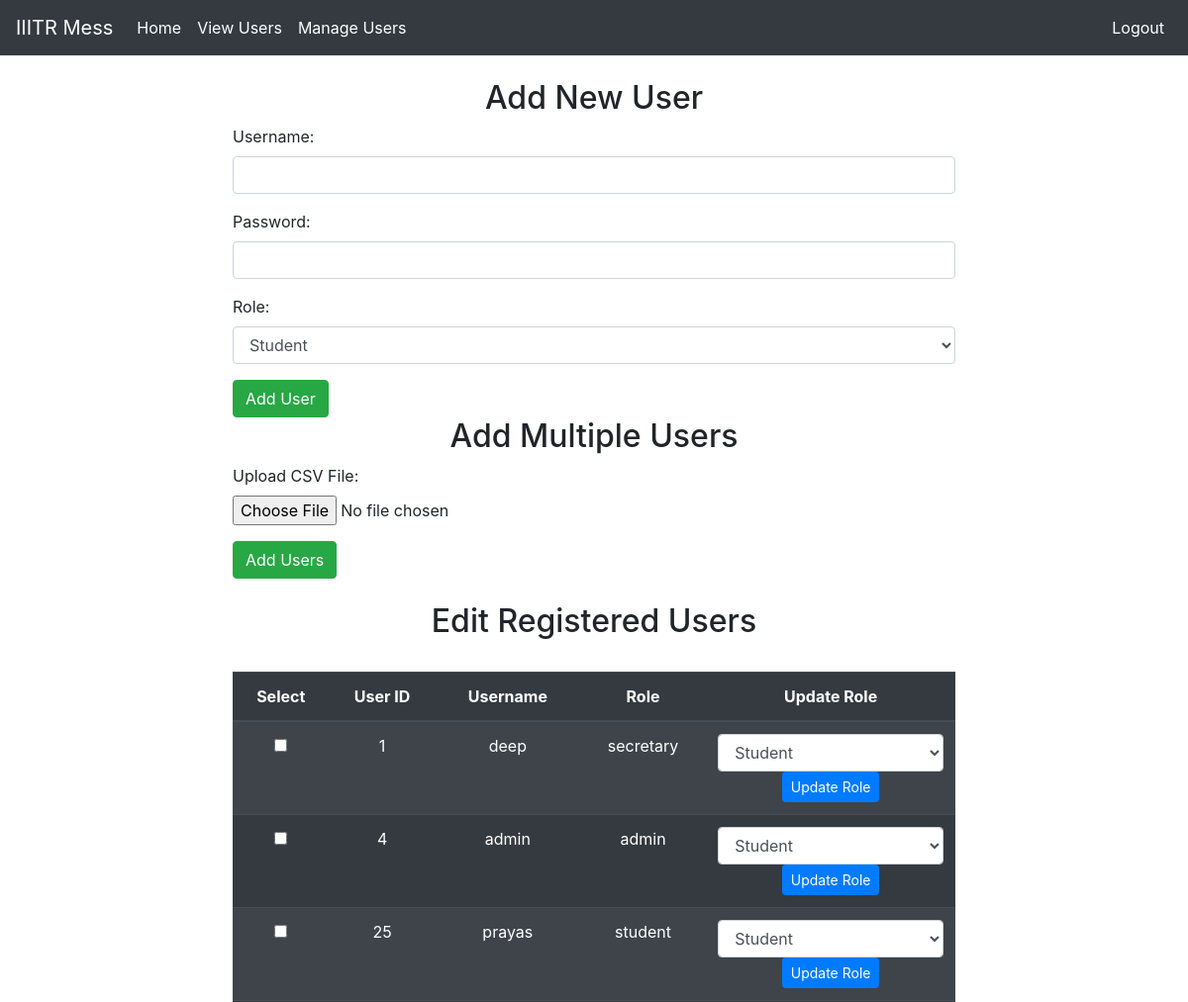
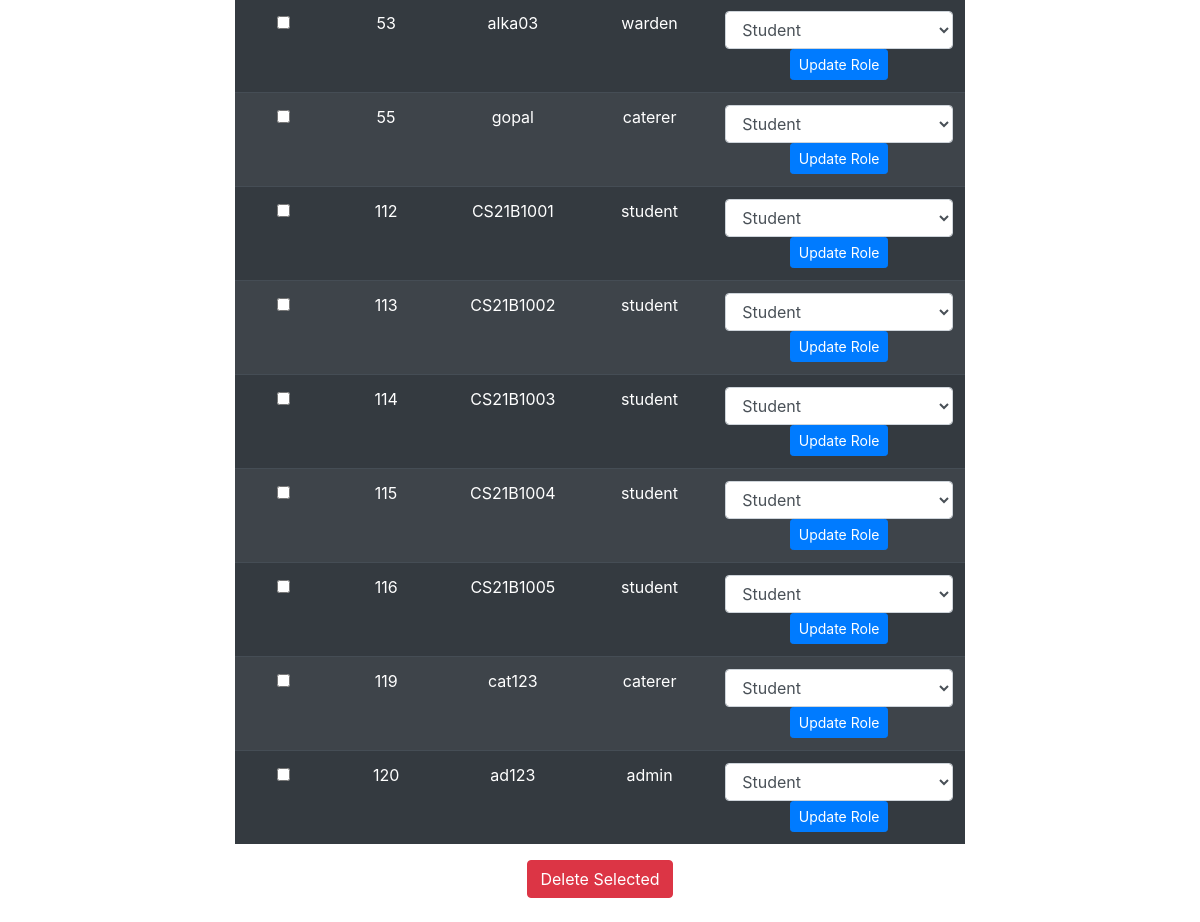
Page /user1.php (signed in) on the committed database (2 pictures, top to bottom).
### tables this page shows
CREATE TABLE `users` (
  `user_id` int(11) NOT NULL,
  `username` varchar(100) NOT NULL,
  `name` varchar(255) NOT NULL,
  `password` varchar(100) NOT NULL,
  `role` varchar(100) NOT NULL
);

### user1.php (the view, shortened to what this page needs)
<?php
include("config.php");
$user_query = "SELECT user_id, username, name, role FROM users";
$user_result = mysqli_query($conn, $user_query);
?>
<!DOCTYPE html>
<html lang="en">
<head>
    <link rel="stylesheet" href="https://stackpath.bootstrapcdn.com/bootstrap/4.3.1/css/bootstrap.min.css">
</head>
<body>
    <?php include("admin_nav.php"); ?>
    <br>
    <div class="container">
        <div class="row justify-content-center">
            <div class="col-md-8">
            <h2 class="text-center">Add New User</h2>
                <form method="post" action="">
                    <div class="form-group">
                        <label for="new_username">Username:</label>
                        <input type="text" class="form-control" name="new_username" required>
                    </div>
                    <div class="form-group">
                        <label for="new_password">Password:</label>
                        <input type="password" class="form-control" name="new_password" required>
                    </div>
                    <div class="form-group">
                        <label for="new_role">Role:</label>
                        <select name="new_role" class="form-control">
                            <option value='student'>Student</option>
                        </select>
                    </div>
                    <button type="submit" name="add_user" class="btn btn-success">Add User</button>
                </form>
                <h2 class="text-center">Add Multiple Users</h2>
                <form method="post" action="" enctype="multipart/form-data">
                    <div class="form-group">
                        <label for="bulk_users_file">Upload CSV File:</label>
                        <input type="file" class="form-control-file" name="bulk_users_file" accept=".csv" required>
                    </div>
                    <button type="submit" name="bulk_add_users" class="btn btn-success">Add Users</button>
                </form>
                <br>
                <h2 class="text-center">Edit Registered Users</h2>
                <br>
                <form method="post" action="">
                    <table class="table table-dark table-striped">
                        <thead>
                            <tr>
                                <th scope="col" class="text-center">Select</th>
                                <th scope="col" class="text-center">User ID</th>
                                <th scope="col" class="text-center">Username</th>
                                <th scope="col" class="text-center">Role</th>
                                <th scope="col" class="text-center">Update Role</th>
                            </tr>
                        </thead>
                        <tbody>
                            <?php
                            while ($row = mysqli_fetch_assoc($user_result)) {
                                echo "<tr>";
                                echo "<td class='text-center'><input type='checkbox' name='selected_users[]' value='" . $row['user_id'] . "'></td>";
                                echo "<td class='text-center'>" . $row['user_id'] . "</td>";
                                echo "<td class='text-center'>" . $row['username'] . "</td>";
                                echo "<td class='text-center'>" . $row['role'] . "</td>";
                                echo "<td class='text-center'>";
                                echo "<form method='post' action=''>";
                                echo "<select name='new_role' class='form-control'>";
                                echo "<option value='student'>Student</option>";
                                echo "</select>";
                                echo "<button type='submit' name='update_role' class='btn btn-primary btn-sm'>Update Role</button>";
                                echo "</form>";
                                echo "</td>";
                                echo "</tr>";
                            }
                            ?>
                        </tbody>
                    </table>
                    <div class="text-center">
                        <button type="submit" name="delete_selected" class="btn btn-danger">Delete Selected</button>
                    </div>
                </form>
                <br>
            </div>
        </div>
    </div>
</body>
</html>

### rows in the picture
users: user_id "1", username "deep", role "secretary"
users: user_id "4", username "admin", role "admin"
users: user_id "25", username "prayas", role "student"
users: user_id "53", username "alka03", role "warden"
users: user_id "55", username "gopal", role "caterer"
users: user_id "112", username "CS21B1001", role "student"
users: user_id "113", username "CS21B1002", role "student"
users: user_id "114", username "CS21B1003", role "student"
users: user_id "115", username "CS21B1004", role "student"
users: user_id "116", username "CS21B1005", role "student"
users: user_id "119", username "cat123", role "caterer"
users: user_id "120", username "ad123", role "admin"
